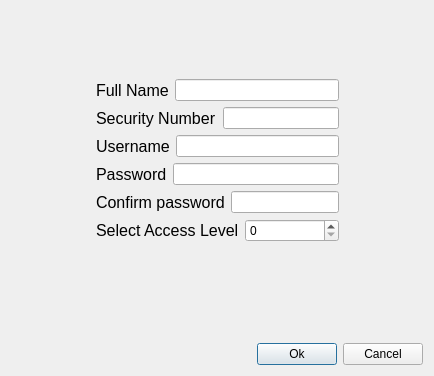
<?xml version="1.0" encoding="UTF-8"?>
<ui version="4.0">
 <class>Register</class>
 <widget class="QDialog" name="Register">
  <property name="geometry">
   <rect>
    <x>0</x>
    <y>0</y>
    <width>434</width>
    <height>376</height>
   </rect>
  </property>
  <property name="windowTitle">
   <string>Dialog</string>
  </property>
  <layout class="QVBoxLayout" name="verticalLayout_3">
   <item>
    <layout class="QVBoxLayout" name="verticalLayout_2">
     <property name="topMargin">
      <number>0</number>
     </property>
     <property name="bottomMargin">
      <number>0</number>
     </property>
     <item>
      <spacer name="verticalSpacer_2">
       <property name="orientation">
        <enum>Qt::Vertical</enum>
       </property>
       <property name="sizeHint" stdset="0">
        <size>
         <width>20</width>
         <height>40</height>
        </size>
       </property>
      </spacer>
     </item>
     <item>
      <layout class="QHBoxLayout" name="horizontalLayout_6">
       <property name="leftMargin">
        <number>0</number>
       </property>
       <property name="rightMargin">
        <number>0</number>
       </property>
       <item>
        <spacer name="horizontalSpacer">
         <property name="orientation">
          <enum>Qt::Horizontal</enum>
         </property>
         <property name="sizeHint" stdset="0">
          <size>
           <width>40</width>
           <height>20</height>
          </size>
         </property>
        </spacer>
       </item>
       <item>
        <layout class="QVBoxLayout" name="verticalLayout">
         <property name="bottomMargin">
          <number>8</number>
         </property>
         <item>
          <layout class="QHBoxLayout" name="horizontalLayout">
           <item>
            <widget class="QLabel" name="label">
             <property name="font">
              <font>
               <pointsize>12</pointsize>
              </font>
             </property>
             <property name="text">
              <string>Full Name</string>
             </property>
            </widget>
           </item>
           <item>
            <widget class="QLineEdit" name="le_name"/>
           </item>
          </layout>
         </item>
         <item>
          <layout class="QHBoxLayout" name="horizontalLayout_2">
           <item>
            <widget class="QLabel" name="label_2">
             <property name="font">
              <font>
               <pointsize>12</pointsize>
              </font>
             </property>
             <property name="text">
              <string>Security Number</string>
             </property>
            </widget>
           </item>
           <item>
            <widget class="QLineEdit" name="le_number"/>
           </item>
          </layout>
         </item>
         <item>
          <layout class="QHBoxLayout" name="horizontalLayout_3">
           <item>
            <widget class="QLabel" name="label_3">
             <property name="font">
              <font>
               <pointsize>12</pointsize>
              </font>
             </property>
             <property name="text">
              <string>Username</string>
             </property>
            </widget>
           </item>
           <item>
            <widget class="QLineEdit" name="le_username"/>
           </item>
          </layout>
         </item>
         <item>
          <layout class="QHBoxLayout" name="horizontalLayout_4">
           <item>
            <widget class="QLabel" name="label_4">
             <property name="font">
              <font>
               <pointsize>12</pointsize>
              </font>
             </property>
             <property name="text">
              <string>Password</string>
             </property>
            </widget>
           </item>
           <item>
            <widget class="QLineEdit" name="le_password">
             <property name="inputMask">
              <string/>
             </property>
             <property name="echoMode">
              <enum>QLineEdit::Password</enum>
             </property>
            </widget>
           </item>
          </layout>
         </item>
         <item>
          <layout class="QHBoxLayout" name="horizontalLayout_5">
           <item>
            <widget class="QLabel" name="label_5">
             <property name="font">
              <font>
               <pointsize>12</pointsize>
              </font>
             </property>
             <property name="text">
              <string>Confirm password</string>
             </property>
            </widget>
           </item>
           <item>
            <widget class="QLineEdit" name="le_confirm_password">
             <property name="inputMask">
              <string/>
             </property>
             <property name="echoMode">
              <enum>QLineEdit::Password</enum>
             </property>
            </widget>
           </item>
          </layout>
         </item>
         <item>
          <layout class="QHBoxLayout" name="horizontalLayout_8">
           <property name="bottomMargin">
            <number>0</number>
           </property>
           <item>
            <widget class="QLabel" name="label_6">
             <property name="font">
              <font>
               <pointsize>12</pointsize>
              </font>
             </property>
             <property name="text">
              <string>Select Access Level</string>
             </property>
            </widget>
           </item>
           <item>
            <widget class="QSpinBox" name="spinBox">
             <property name="toolTip">
              <string extracomment="1 for regular citizen and 5 for top level access "/>
             </property>
            </widget>
           </item>
          </layout>
         </item>
         <item>
          <widget class="QLabel" name="lbl_password">
           <property name="text">
            <string/>
           </property>
          </widget>
         </item>
        </layout>
       </item>
       <item>
        <spacer name="horizontalSpacer_2">
         <property name="orientation">
          <enum>Qt::Horizontal</enum>
         </property>
         <property name="sizeHint" stdset="0">
          <size>
           <width>40</width>
           <height>20</height>
          </size>
         </property>
        </spacer>
       </item>
      </layout>
     </item>
     <item>
      <spacer name="verticalSpacer">
       <property name="orientation">
        <enum>Qt::Vertical</enum>
       </property>
       <property name="sizeHint" stdset="0">
        <size>
         <width>20</width>
         <height>40</height>
        </size>
       </property>
      </spacer>
     </item>
    </layout>
   </item>
   <item>
    <layout class="QHBoxLayout" name="horizontalLayout_7">
     <item>
      <spacer name="horizontalSpacer_3">
       <property name="orientation">
        <enum>Qt::Horizontal</enum>
       </property>
       <property name="sizeHint" stdset="0">
        <size>
         <width>40</width>
         <height>20</height>
        </size>
       </property>
      </spacer>
     </item>
     <item>
      <widget class="QPushButton" name="btn_ok">
       <property name="text">
        <string>Ok</string>
       </property>
      </widget>
     </item>
     <item>
      <widget class="QPushButton" name="btn_cancel">
       <property name="text">
        <string>Cancel</string>
       </property>
      </widget>
     </item>
    </layout>
   </item>
  </layout>
 </widget>
 <resources/>
 <connections/>
</ui>
